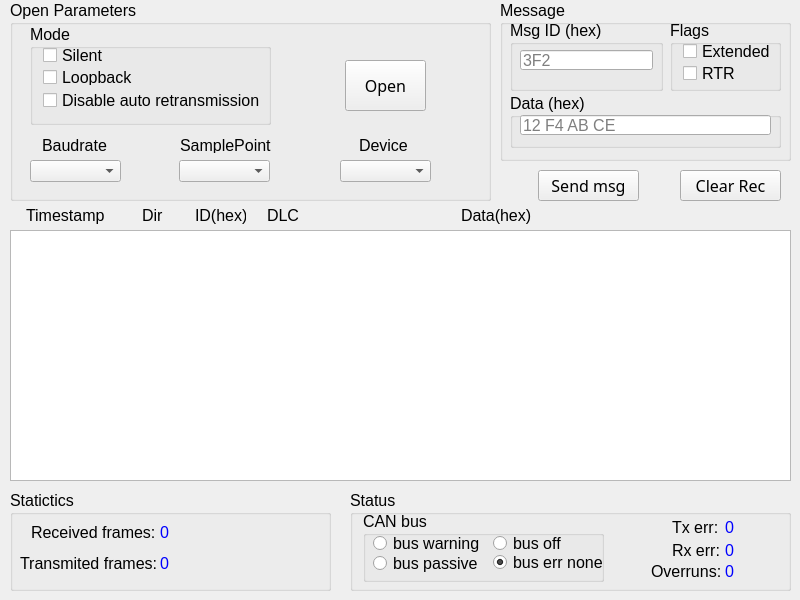
<?xml version="1.0" encoding="UTF-8"?>
<ui version="4.0">
 <class>MainWindow</class>
 <widget class="QMainWindow" name="MainWindow">
  <property name="geometry">
   <rect>
    <x>0</x>
    <y>0</y>
    <width>800</width>
    <height>600</height>
   </rect>
  </property>
  <property name="minimumSize">
   <size>
    <width>800</width>
    <height>600</height>
   </size>
  </property>
  <property name="maximumSize">
   <size>
    <width>800</width>
    <height>600</height>
   </size>
  </property>
  <property name="sizeIncrement">
   <size>
    <width>800</width>
    <height>600</height>
   </size>
  </property>
  <property name="font">
   <font>
    <family>Helvetica</family>
    <pointsize>12</pointsize>
   </font>
  </property>
  <property name="windowTitle">
   <string>cando_example</string>
  </property>
  <property name="windowIcon">
   <iconset>
    <normaloff>cando_example.ico</normaloff>cando_example.ico</iconset>
  </property>
  <widget class="QWidget" name="centralwidget">
   <widget class="QTextEdit" name="textEditReceivedMessage">
    <property name="geometry">
     <rect>
      <x>10</x>
      <y>230</y>
      <width>781</width>
      <height>251</height>
     </rect>
    </property>
    <property name="font">
     <font>
      <family>Fixedsys</family>
      <pointsize>12</pointsize>
     </font>
    </property>
    <property name="focusPolicy">
     <enum>Qt::NoFocus</enum>
    </property>
    <property name="acceptDrops">
     <bool>false</bool>
    </property>
    <property name="readOnly">
     <bool>true</bool>
    </property>
   </widget>
   <widget class="QPushButton" name="btnSendMsg">
    <property name="geometry">
     <rect>
      <x>538</x>
      <y>170</y>
      <width>101</width>
      <height>31</height>
     </rect>
    </property>
    <property name="font">
     <font>
      <family>Adobe 黑体 Std R</family>
      <pointsize>12</pointsize>
      <weight>50</weight>
      <bold>false</bold>
     </font>
    </property>
    <property name="text">
     <string>Send msg</string>
    </property>
   </widget>
   <widget class="QGroupBox" name="groupMessage">
    <property name="geometry">
     <rect>
      <x>500</x>
      <y>0</y>
      <width>291</width>
      <height>161</height>
     </rect>
    </property>
    <property name="font">
     <font>
      <family>Helvetica</family>
      <pointsize>12</pointsize>
     </font>
    </property>
    <property name="title">
     <string>Message</string>
    </property>
    <widget class="QGroupBox" name="groupMsgID">
     <property name="geometry">
      <rect>
       <x>10</x>
       <y>20</y>
       <width>153</width>
       <height>71</height>
      </rect>
     </property>
     <property name="font">
      <font>
       <family>Helvetica</family>
       <pointsize>12</pointsize>
      </font>
     </property>
     <property name="layoutDirection">
      <enum>Qt::LeftToRight</enum>
     </property>
     <property name="title">
      <string>Msg ID (hex)</string>
     </property>
     <widget class="QLineEdit" name="frameIdEdit">
      <property name="geometry">
       <rect>
        <x>10</x>
        <y>30</y>
        <width>133</width>
        <height>20</height>
       </rect>
      </property>
      <property name="sizePolicy">
       <sizepolicy hsizetype="Preferred" vsizetype="Fixed">
        <horstretch>1</horstretch>
        <verstretch>0</verstretch>
       </sizepolicy>
      </property>
      <property name="font">
       <font>
        <family>Helvetica</family>
        <pointsize>12</pointsize>
       </font>
      </property>
      <property name="placeholderText">
       <string>3F2</string>
      </property>
      <property name="clearButtonEnabled">
       <bool>true</bool>
      </property>
     </widget>
    </widget>
    <widget class="QGroupBox" name="groupMsgFlags">
     <property name="geometry">
      <rect>
       <x>170</x>
       <y>20</y>
       <width>111</width>
       <height>71</height>
      </rect>
     </property>
     <property name="font">
      <font>
       <family>Helvetica</family>
       <pointsize>12</pointsize>
      </font>
     </property>
     <property name="layoutDirection">
      <enum>Qt::LeftToRight</enum>
     </property>
     <property name="title">
      <string>Flags</string>
     </property>
     <widget class="QCheckBox" name="checkBoxExtended">
      <property name="geometry">
       <rect>
        <x>13</x>
        <y>23</y>
        <width>121</width>
        <height>16</height>
       </rect>
      </property>
      <property name="text">
       <string>Extended</string>
      </property>
     </widget>
     <widget class="QCheckBox" name="checkBoxRemote">
      <property name="geometry">
       <rect>
        <x>13</x>
        <y>45</y>
        <width>121</width>
        <height>16</height>
       </rect>
      </property>
      <property name="text">
       <string>RTR</string>
      </property>
     </widget>
    </widget>
    <widget class="QGroupBox" name="groupMsgData">
     <property name="geometry">
      <rect>
       <x>10</x>
       <y>93</y>
       <width>271</width>
       <height>55</height>
      </rect>
     </property>
     <property name="font">
      <font>
       <family>Helvetica</family>
       <pointsize>12</pointsize>
      </font>
     </property>
     <property name="title">
      <string>Data (hex)</string>
     </property>
     <widget class="QLineEdit" name="payloadEdit">
      <property name="geometry">
       <rect>
        <x>10</x>
        <y>22</y>
        <width>251</width>
        <height>20</height>
       </rect>
      </property>
      <property name="sizePolicy">
       <sizepolicy hsizetype="Expanding" vsizetype="Fixed">
        <horstretch>2</horstretch>
        <verstretch>0</verstretch>
       </sizepolicy>
      </property>
      <property name="placeholderText">
       <string>12 F4 AB CE</string>
      </property>
      <property name="clearButtonEnabled">
       <bool>true</bool>
      </property>
     </widget>
    </widget>
   </widget>
   <widget class="QPushButton" name="btnClearRec">
    <property name="geometry">
     <rect>
      <x>680</x>
      <y>170</y>
      <width>101</width>
      <height>31</height>
     </rect>
    </property>
    <property name="font">
     <font>
      <family>Adobe 黑体 Std R</family>
      <pointsize>12</pointsize>
      <weight>50</weight>
      <bold>false</bold>
     </font>
    </property>
    <property name="text">
     <string>Clear Rec</string>
    </property>
   </widget>
   <widget class="QGroupBox" name="groupOpenParam">
    <property name="geometry">
     <rect>
      <x>10</x>
      <y>0</y>
      <width>481</width>
      <height>201</height>
     </rect>
    </property>
    <property name="font">
     <font>
      <family>Helvetica</family>
      <pointsize>12</pointsize>
     </font>
    </property>
    <property name="layoutDirection">
     <enum>Qt::LeftToRight</enum>
    </property>
    <property name="title">
     <string>Open Parameters</string>
    </property>
    <widget class="QGroupBox" name="groupOpenFlags">
     <property name="geometry">
      <rect>
       <x>20</x>
       <y>24</y>
       <width>241</width>
       <height>101</height>
      </rect>
     </property>
     <property name="font">
      <font>
       <family>Helvetica</family>
       <pointsize>12</pointsize>
      </font>
     </property>
     <property name="layoutDirection">
      <enum>Qt::LeftToRight</enum>
     </property>
     <property name="title">
      <string>Mode</string>
     </property>
     <widget class="QCheckBox" name="checkBoxSilent">
      <property name="geometry">
       <rect>
        <x>13</x>
        <y>23</y>
        <width>121</width>
        <height>16</height>
       </rect>
      </property>
      <property name="text">
       <string>Silent</string>
      </property>
     </widget>
     <widget class="QCheckBox" name="checkBoxLoopBack">
      <property name="geometry">
       <rect>
        <x>13</x>
        <y>45</y>
        <width>121</width>
        <height>16</height>
       </rect>
      </property>
      <property name="text">
       <string>Loopback</string>
      </property>
     </widget>
     <widget class="QCheckBox" name="checkBoxDisableRetrans">
      <property name="geometry">
       <rect>
        <x>13</x>
        <y>68</y>
        <width>221</width>
        <height>16</height>
       </rect>
      </property>
      <property name="text">
       <string>Disable auto retransmission</string>
      </property>
     </widget>
    </widget>
    <widget class="QLabel" name="labelBaudrate">
     <property name="geometry">
      <rect>
       <x>32</x>
       <y>137</y>
       <width>71</width>
       <height>16</height>
      </rect>
     </property>
     <property name="text">
      <string>Baudrate</string>
     </property>
    </widget>
    <widget class="QLabel" name="labelSamplePoint">
     <property name="geometry">
      <rect>
       <x>170</x>
       <y>137</y>
       <width>101</width>
       <height>16</height>
      </rect>
     </property>
     <property name="text">
      <string>SamplePoint</string>
     </property>
    </widget>
    <widget class="QComboBox" name="comboSamplePoint">
     <property name="geometry">
      <rect>
       <x>169</x>
       <y>160</y>
       <width>91</width>
       <height>22</height>
      </rect>
     </property>
     <property name="font">
      <font>
       <family>Helvetica</family>
       <pointsize>12</pointsize>
       <weight>50</weight>
       <bold>false</bold>
      </font>
     </property>
    </widget>
    <widget class="QComboBox" name="comboBaudRate">
     <property name="geometry">
      <rect>
       <x>20</x>
       <y>160</y>
       <width>91</width>
       <height>22</height>
      </rect>
     </property>
     <property name="font">
      <font>
       <family>Helvetica</family>
       <pointsize>12</pointsize>
       <weight>50</weight>
       <bold>false</bold>
      </font>
     </property>
    </widget>
    <widget class="QComboBox" name="comboDevList">
     <property name="geometry">
      <rect>
       <x>330</x>
       <y>160</y>
       <width>91</width>
       <height>22</height>
      </rect>
     </property>
     <property name="font">
      <font>
       <family>Helvetica</family>
       <pointsize>12</pointsize>
       <weight>50</weight>
       <bold>false</bold>
      </font>
     </property>
    </widget>
    <widget class="QPushButton" name="btnOpenClose">
     <property name="geometry">
      <rect>
       <x>335</x>
       <y>60</y>
       <width>81</width>
       <height>51</height>
      </rect>
     </property>
     <property name="font">
      <font>
       <family>Adobe 黑体 Std R</family>
       <pointsize>12</pointsize>
       <weight>50</weight>
       <bold>false</bold>
      </font>
     </property>
     <property name="text">
      <string>Open</string>
     </property>
    </widget>
    <widget class="QLabel" name="labelDevice">
     <property name="geometry">
      <rect>
       <x>349</x>
       <y>137</y>
       <width>51</width>
       <height>16</height>
      </rect>
     </property>
     <property name="text">
      <string>Device</string>
     </property>
    </widget>
    <widget class="QLabel" name="labelDeviceInfo">
     <property name="geometry">
      <rect>
       <x>333</x>
       <y>30</y>
       <width>91</width>
       <height>21</height>
      </rect>
     </property>
     <property name="font">
      <font>
       <family>Helvetica</family>
       <pointsize>10</pointsize>
       <weight>50</weight>
       <bold>false</bold>
      </font>
     </property>
     <property name="styleSheet">
      <string notr="true">color: rgb(0, 0, 255);</string>
     </property>
     <property name="text">
      <string/>
     </property>
    </widget>
   </widget>
   <widget class="QGroupBox" name="groupStatictics">
    <property name="geometry">
     <rect>
      <x>10</x>
      <y>490</y>
      <width>321</width>
      <height>101</height>
     </rect>
    </property>
    <property name="title">
     <string>Statictics</string>
    </property>
    <widget class="QLabel" name="labelRxFrames">
     <property name="geometry">
      <rect>
       <x>21</x>
       <y>34</y>
       <width>131</width>
       <height>16</height>
      </rect>
     </property>
     <property name="text">
      <string>Received frames: </string>
     </property>
    </widget>
    <widget class="QLabel" name="labelTxFrames">
     <property name="geometry">
      <rect>
       <x>10</x>
       <y>65</y>
       <width>141</width>
       <height>16</height>
      </rect>
     </property>
     <property name="text">
      <string>Transmited frames: </string>
     </property>
    </widget>
    <widget class="QLabel" name="labelRxFramesCnt">
     <property name="geometry">
      <rect>
       <x>150</x>
       <y>34</y>
       <width>161</width>
       <height>16</height>
      </rect>
     </property>
     <property name="styleSheet">
      <string notr="true">color: rgb(0, 0, 255);
font: 12pt &quot;Helvetica&quot;;</string>
     </property>
     <property name="text">
      <string>0</string>
     </property>
    </widget>
    <widget class="QLabel" name="labelTxFramesCnt">
     <property name="geometry">
      <rect>
       <x>150</x>
       <y>65</y>
       <width>161</width>
       <height>16</height>
      </rect>
     </property>
     <property name="styleSheet">
      <string notr="true">color: rgb(0, 0, 255);
font: 12pt &quot;Helvetica&quot;;</string>
     </property>
     <property name="text">
      <string>0</string>
     </property>
    </widget>
   </widget>
   <widget class="QGroupBox" name="groupStatus">
    <property name="geometry">
     <rect>
      <x>350</x>
      <y>490</y>
      <width>441</width>
      <height>101</height>
     </rect>
    </property>
    <property name="title">
     <string>Status</string>
    </property>
    <widget class="QGroupBox" name="groupCanBus">
     <property name="geometry">
      <rect>
       <x>13</x>
       <y>21</y>
       <width>241</width>
       <height>71</height>
      </rect>
     </property>
     <property name="title">
      <string>CAN bus</string>
     </property>
     <widget class="QRadioButton" name="radioButtonBusOff">
      <property name="enabled">
       <bool>true</bool>
      </property>
      <property name="geometry">
       <rect>
        <x>130</x>
        <y>23</y>
        <width>71</width>
        <height>18</height>
       </rect>
      </property>
      <property name="text">
       <string>bus off</string>
      </property>
      <property name="checkable">
       <bool>true</bool>
      </property>
      <property name="checked">
       <bool>false</bool>
      </property>
      <property name="autoExclusive">
       <bool>false</bool>
      </property>
     </widget>
     <widget class="QRadioButton" name="radioButtonBusPassive">
      <property name="enabled">
       <bool>true</bool>
      </property>
      <property name="geometry">
       <rect>
        <x>10</x>
        <y>43</y>
        <width>111</width>
        <height>18</height>
       </rect>
      </property>
      <property name="text">
       <string>bus passive</string>
      </property>
      <property name="checkable">
       <bool>true</bool>
      </property>
      <property name="autoExclusive">
       <bool>false</bool>
      </property>
     </widget>
     <widget class="QRadioButton" name="radioButtonBusWarning">
      <property name="enabled">
       <bool>true</bool>
      </property>
      <property name="geometry">
       <rect>
        <x>10</x>
        <y>23</y>
        <width>111</width>
        <height>18</height>
       </rect>
      </property>
      <property name="text">
       <string>bus warning</string>
      </property>
      <property name="checkable">
       <bool>true</bool>
      </property>
      <property name="autoExclusive">
       <bool>false</bool>
      </property>
     </widget>
     <widget class="QRadioButton" name="radioButtonBusErrNone">
      <property name="enabled">
       <bool>true</bool>
      </property>
      <property name="geometry">
       <rect>
        <x>130</x>
        <y>43</y>
        <width>111</width>
        <height>17</height>
       </rect>
      </property>
      <property name="mouseTracking">
       <bool>true</bool>
      </property>
      <property name="focusPolicy">
       <enum>Qt::StrongFocus</enum>
      </property>
      <property name="text">
       <string>bus err none</string>
      </property>
      <property name="checkable">
       <bool>true</bool>
      </property>
      <property name="checked">
       <bool>true</bool>
      </property>
      <property name="autoExclusive">
       <bool>false</bool>
      </property>
     </widget>
    </widget>
    <widget class="QLabel" name="labelTxErr">
     <property name="geometry">
      <rect>
       <x>322</x>
       <y>29</y>
       <width>51</width>
       <height>16</height>
      </rect>
     </property>
     <property name="text">
      <string>Tx err:</string>
     </property>
    </widget>
    <widget class="QLabel" name="labelRxErr">
     <property name="geometry">
      <rect>
       <x>322</x>
       <y>52</y>
       <width>51</width>
       <height>16</height>
      </rect>
     </property>
     <property name="text">
      <string>Rx err:</string>
     </property>
    </widget>
    <widget class="QLabel" name="labelTxErrCnt">
     <property name="geometry">
      <rect>
       <x>375</x>
       <y>29</y>
       <width>31</width>
       <height>16</height>
      </rect>
     </property>
     <property name="styleSheet">
      <string notr="true">color: rgb(0, 0, 255);
font: 12pt &quot;Helvetica&quot;;</string>
     </property>
     <property name="text">
      <string>0</string>
     </property>
    </widget>
    <widget class="QLabel" name="labelRxErrCnt">
     <property name="geometry">
      <rect>
       <x>375</x>
       <y>52</y>
       <width>31</width>
       <height>16</height>
      </rect>
     </property>
     <property name="styleSheet">
      <string notr="true">color: rgb(0, 0, 255);
font: 12pt &quot;Helvetica&quot;;</string>
     </property>
     <property name="text">
      <string>0</string>
     </property>
    </widget>
    <widget class="QLabel" name="labelOverRuns">
     <property name="geometry">
      <rect>
       <x>301</x>
       <y>73</y>
       <width>71</width>
       <height>16</height>
      </rect>
     </property>
     <property name="text">
      <string>Overruns:</string>
     </property>
    </widget>
    <widget class="QLabel" name="labelOverRunsCnt">
     <property name="geometry">
      <rect>
       <x>375</x>
       <y>73</y>
       <width>31</width>
       <height>16</height>
      </rect>
     </property>
     <property name="styleSheet">
      <string notr="true">color: rgb(0, 0, 255);
font: 12pt &quot;Helvetica&quot;;</string>
     </property>
     <property name="text">
      <string>0</string>
     </property>
    </widget>
   </widget>
   <widget class="QLabel" name="labelSamplePoint_2">
    <property name="geometry">
     <rect>
      <x>26</x>
      <y>205</y>
      <width>81</width>
      <height>20</height>
     </rect>
    </property>
    <property name="text">
     <string>Timestamp</string>
    </property>
   </widget>
   <widget class="QLabel" name="labelSamplePoint_4">
    <property name="geometry">
     <rect>
      <x>195</x>
      <y>205</y>
      <width>51</width>
      <height>20</height>
     </rect>
    </property>
    <property name="text">
     <string>ID(hex)</string>
    </property>
   </widget>
   <widget class="QLabel" name="labelSamplePoint_5">
    <property name="geometry">
     <rect>
      <x>267</x>
      <y>205</y>
      <width>41</width>
      <height>20</height>
     </rect>
    </property>
    <property name="text">
     <string>DLC</string>
    </property>
   </widget>
   <widget class="QLabel" name="labelSamplePoint_6">
    <property name="geometry">
     <rect>
      <x>461</x>
      <y>205</y>
      <width>71</width>
      <height>20</height>
     </rect>
    </property>
    <property name="text">
     <string>Data(hex)</string>
    </property>
   </widget>
   <widget class="QLabel" name="labelSamplePoint_7">
    <property name="geometry">
     <rect>
      <x>142</x>
      <y>205</y>
      <width>31</width>
      <height>20</height>
     </rect>
    </property>
    <property name="text">
     <string>Dir</string>
    </property>
   </widget>
  </widget>
 </widget>
 <resources/>
 <connections/>
</ui>
